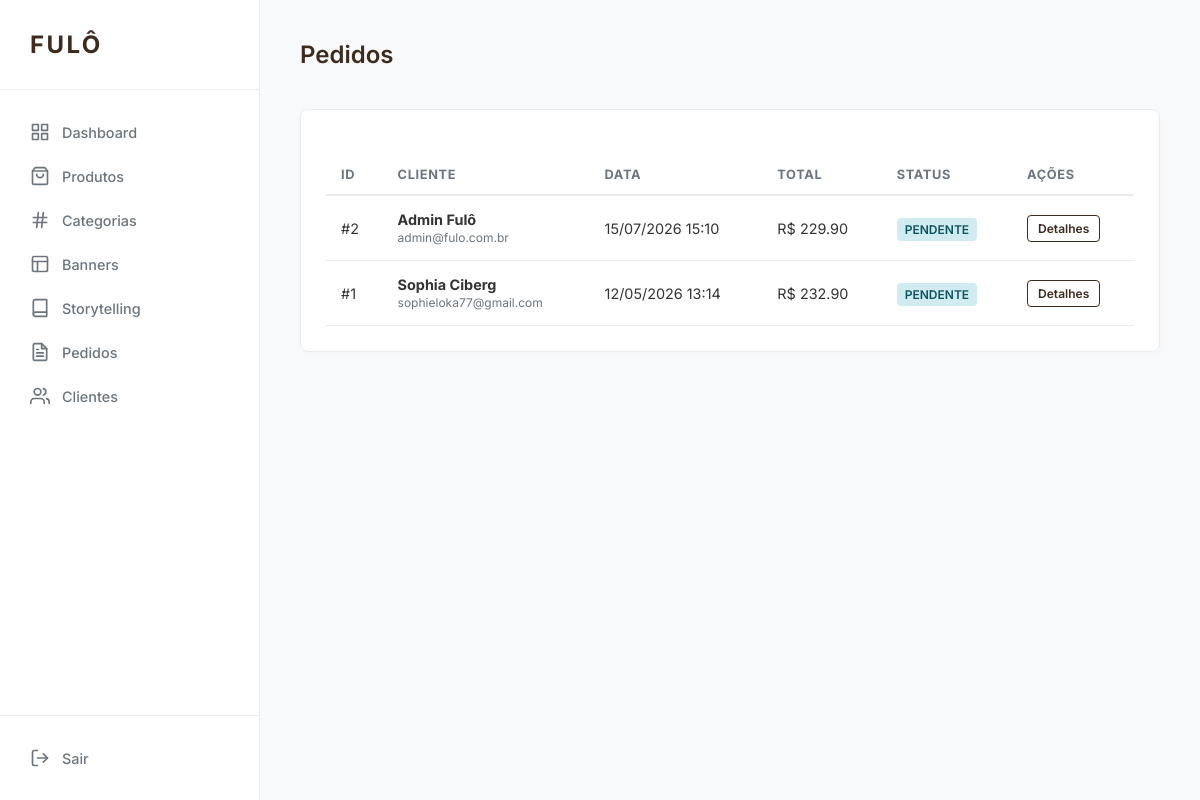
Page /admin/orders (signed in) on the earlier database version.
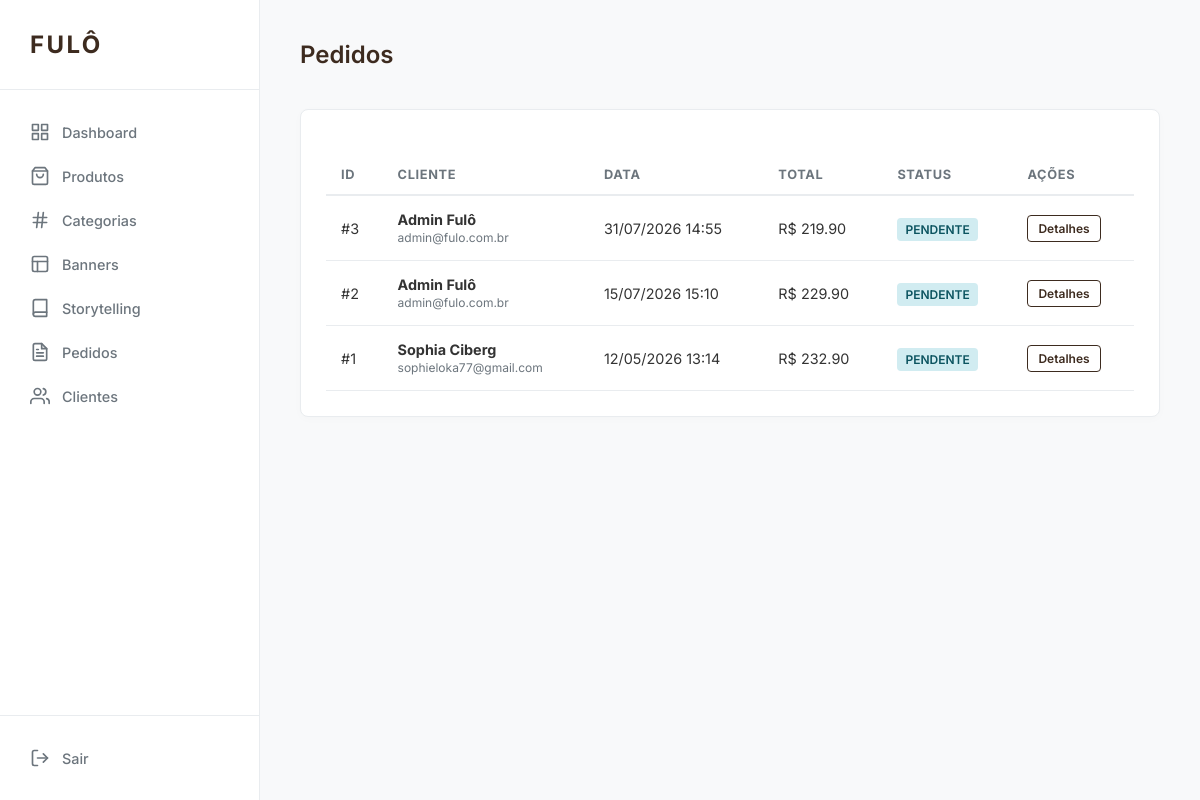
Same page on the later database version.
### app/models/order.py (models this page shows)
class Order(db.Model, TimestampMixin):
    __tablename__ = 'orders'
    id = db.Column(db.Integer, primary_key=True)
    user_id = db.Column(db.Integer, db.ForeignKey('users.id'), nullable=False)
    status = db.Column(db.String(50), nullable=False, default='pending') # pending, paid, shipped, delivered, cancelled
    total_amount = db.Column(db.Numeric(10, 2), nullable=False)
    shipping_cost = db.Column(db.Numeric(10, 2), default=0)
    discount_amount = db.Column(db.Numeric(10, 2), default=0)
    coupon_id = db.Column(db.Integer, db.ForeignKey('coupons.id'))
    shipping_address_id = db.Column(db.Integer, db.ForeignKey('addresses.id'), nullable=False)
    items = db.relationship('OrderItem', backref='order', lazy=True, cascade="all, delete-orphan")
    shipping_address = db.relationship('Address', lazy=True)

### app/models/user.py (models this page shows, shortened)
class User(db.Model, TimestampMixin, UserMixin):
    __tablename__ = 'users'
    id = db.Column(db.Integer, primary_key=True)
    name = db.Column(db.String(100), nullable=False)
    email = db.Column(db.String(120), unique=True, nullable=False)
    password_hash = db.Column(db.String(255), nullable=False)
    phone = db.Column(db.String(20))
    is_admin = db.Column(db.Boolean, default=False)
    reset_token = db.Column(db.String(100), unique=True)
    reset_token_expiration = db.Column(db.DateTime)
    addresses = db.relationship('Address', backref='user', lazy=True, cascade="all, delete-orphan")
    favorites = db.relationship('Favorite', backref='user', lazy=True, cascade="all, delete-orphan")
    orders = db.relationship('Order', backref='user', lazy=True)
    cart = db.relationship('Cart', backref='user', uselist=False, cascade="all, delete-orphan")
    @property
    def password(self):
        return self.password_hash

### app/routes/admin.py (the view)
@admin_bp.route('/orders')
@login_required
@admin_required
def orders():
    all_orders = Order.query.order_by(Order.created_at.desc()).all()
    return render_template('admin/orders/index.html', orders=all_orders)

### app/routes/admin.py (called while the page is built)
def admin_required(f):
    @wraps(f)
    def decorated_function(*args, **kwargs):
        if not current_user.is_authenticated or not current_user.is_admin:
            flash('Acesso restrito a administradores.', 'danger')
            return redirect(url_for('auth.login'))
        return f(*args, **kwargs)
    return decorated_function

### app/services/cart_service.py (called while the page is built, shortened)
    @staticmethod
    def get_cart_data(user=None):
        items_data = []
        total = 0
        if user and user.is_authenticated:
            cart = Cart.query.filter_by(user_id=user.id).first()
            if cart:
                for item in cart.items:
                    product = item.product
                    subtotal = product.price * item.quantity
                    items_data.append({
                        'product_id': product.id,
                        'name': product.name,
                        'price': float(product.price),
                        'quantity': item.quantity,
                        'image_url': product.image_url,
                        'subtotal': float(subtotal)
                    })
                    total += subtotal
        return items_data, float(total)

### templates/admin/orders/index.html (shortened to what this page needs)
{% extends "admin/base_admin.html" %}
{% block content %}
<div class="header-actions">
    <h2>Pedidos</h2>
</div>
<div class="card">
    <table>
        <thead>
            <tr>
                <th>ID</th>
                <th>Cliente</th>
                <th>Data</th>
                <th>Total</th>
                <th>Status</th>
                <th>Ações</th>
            </tr>
        </thead>
        <tbody>
            {% for order in orders %}
            <tr>
                <td>#{{ order.id }}</td>
                <td>
                    <strong>{{ order.user.name }}</strong><br>
                    <small style="color: var(--muted);">{{ order.user.email }}</small>
                </td>
                <td>{{ order.created_at.strftime('%d/%m/%Y %H:%M') }}</td>
                <td>R$ {{ "%.2f"|format(order.total_amount) }}</td>
                <td>
                    {% if order.status == 'paid' %}
                        <span class="badge badge-success">Pago</span>
                    {% elif order.status == 'pending' %}
                        <span class="badge badge-info">Pendente</span>
                    {% elif order.status == 'cancelled' %}
                        <span class="badge badge-danger">Cancelado</span>
                    {% else %}
                        <span class="badge">{{ order.status }}</span>
                    {% endif %}
                </td>
                <td>
                    <a href="{{ url_for('admin.order_detail', id=order.id) }}" class="btn btn-outline" style="padding: 5px 10px; font-size: 0.75rem;">Detalhes</a>
                </td>
            </tr>
            {% else %}
            <tr>
                <td colspan="6" style="text-align: center; color: var(--muted); padding: 40px;">Nenhum pedido encontrado.</td>
            </tr>
            {% endfor %}
        </tbody>
    </table>
</div>
{% endblock %}

### templates/admin/base_admin.html (shortened to what this page needs)
<!DOCTYPE html>
<html lang="pt-BR">
<head>
</head>
<body>
    <aside class="sidebar">
        <div class="sidebar-header">FULÔ</div>
        <nav class="sidebar-nav">
            <a href="{{ url_for('admin.dashboard') }}" class="nav-item">
                <svg viewBox="0 0 24 24" fill="none" stroke="currentColor" stroke-width="2" stroke-linecap="round" stroke-linejoin="round"><rect x="3" y="3" width="7" height="7"></rect><rect x="14" y="3" width="7" height="7"></rect><rect x="14" y="14" width="7" height="7"></rect><rect x="3" y="14" width="7" height="7"></rect></svg>
                <span>Dashboard</span>
            </a>
            <a href="{{ url_for('admin.products') }}" class="nav-item">
                <svg viewBox="0 0 24 24" fill="none" stroke="currentColor" stroke-width="2" stroke-linecap="round" stroke-linejoin="round"><path d="M6 2L3 6v14a2 2 0 0 0 2 2h14a2 2 0 0 0 2-2V6l-3-4Z"></path><line x1="3" y1="6" x2="21" y2="6"></line><path d="M16 10a4 4 0 0 1-8 0"></path></svg>
                <span>Produtos</span>
            </a>
            <a href="{{ url_for('admin.categories') }}" class="nav-item">
                <svg viewBox="0 0 24 24" fill="none" stroke="currentColor" stroke-width="2" stroke-linecap="round" stroke-linejoin="round"><path d="M4 9h16M4 15h16M10 3L8 21M16 3l-2 18"></path></svg>
                <span>Categorias</span>
            </a>
            <a href="{{ url_for('admin.banners') }}" class="nav-item">
                <svg viewBox="0 0 24 24" fill="none" stroke="currentColor" stroke-width="2" stroke-linecap="round" stroke-linejoin="round"><rect x="3" y="3" width="18" height="18" rx="2" ry="2"></rect><line x1="3" y1="9" x2="21" y2="9"></line><line x1="9" y1="21" x2="9" y2="9"></line></svg>
                <span>Banners</span>
            </a>
            <a href="{{ url_for('admin.storytelling') }}" class="nav-item">
                <svg viewBox="0 0 24 24" fill="none" stroke="currentColor" stroke-width="2" stroke-linecap="round" stroke-linejoin="round"><path d="M4 19.5A2.5 2.5 0 0 1 6.5 17H20"></path><path d="M6.5 2H20v20H6.5A2.5 2.5 0 0 1 4 19.5v-15A2.5 2.5 0 0 1 6.5 2z"></path></svg>
                <span>Storytelling</span>
            </a>
            <a href="{{ url_for('admin.orders') }}" class="nav-item">
                <span>Pedidos</span>
            </a>
            <a href="{{ url_for('admin.clients') }}" class="nav-item">
                <svg viewBox="0 0 24 24" fill="none" stroke="currentColor" stroke-width="2" stroke-linecap="round" stroke-linejoin="round"><path d="M17 21v-2a4 4 0 0 0-4-4H5a4 4 0 0 0-4 4v2"></path><circle cx="9" cy="7" r="4"></circle><path d="M23 21v-2a4 4 0 0 0-3-3.87"></path><path d="M16 3.13a4 4 0 0 1 0 7.75"></path></svg>
                <span>Clientes</span>
            </a>
        </nav>
        <div style="padding: 20px; border-top: 1px solid var(--border);">
            <a href="{{ url_for('auth.logout') }}" class="nav-item" style="padding-left: 10px;">
                <svg viewBox="0 0 24 24" fill="none" stroke="currentColor" stroke-width="2" stroke-linecap="round" stroke-linejoin="round"><path d="M9 21H5a2 2 0 0 1-2-2V5a2 2 0 0 1 2-2h4"></path><polyline points="16 17 21 12 16 7"></polyline><line x1="21" y1="12" x2="9" y2="12"></line></svg>
                <span>Sair</span>
            </a>
        </div>
    </aside>
    <main class="main-content">
        {% block content %}{% endblock %}
    </main>
</body>
</html>

### templates/admin/base_admin.html (style rules this page uses)
:root { --primary: #3d2b1f; --bg: #f8f9fa; --sidebar: #ffffff; --text: #333333; --muted: #6c757d; --border: #e9ecef; --white: #ffffff; --success: #28a745; --danger: #dc3545; --info: #17a2b8; }
* { margin: 0; padding: 0; box-sizing: border-box; }
body { font-family: 'Inter', sans-serif; background: var(--bg); color: var(--text); display: flex; min-height: 100vh; }
.sidebar { width: 260px; background: var(--sidebar); border-right: 1px solid var(--border); display: flex; flex-direction: column; position: fixed; height: 100vh; }
.sidebar-header { padding: 30px; font-weight: 700; font-size: 1.5rem; letter-spacing: 0.1em; color: var(--primary); border-bottom: 1px solid var(--border); }
.sidebar-nav { padding: 20px 0; flex: 1; }
.nav-item { display: flex; align-items: center; padding: 12px 30px; color: var(--muted); text-decoration: none; font-size: 0.9rem; font-weight: 500; transition: all 0.2s; }
.nav-item svg { width: 20px; height: 20px; margin-right: 12px; }
.main-content { flex: 1; margin-left: 260px; padding: 40px; }
.header-actions { display: flex; justify-content: space-between; align-items: center; margin-bottom: 40px; }
h2 { font-weight: 600; color: var(--primary); }
.card { background: var(--white); border-radius: 8px; padding: 25px; box-shadow: 0 2px 10px rgba(0,0,0,0.02); border: 1px solid var(--border); margin-bottom: 30px; }
table { width: 100%; border-collapse: collapse; margin-top: 20px; }
th { text-align: left; padding: 12px 15px; border-bottom: 2px solid var(--border); color: var(--muted); font-size: 0.8rem; text-transform: uppercase; letter-spacing: 0.05em; }
td { padding: 15px; border-bottom: 1px solid var(--border); font-size: 0.9rem; }
.btn { display: inline-block; padding: 10px 20px; border-radius: 4px; text-decoration: none; font-size: 0.85rem; font-weight: 600; cursor: pointer; border: 1px solid transparent; transition: all 0.2s; }
.btn-outline { border-color: var(--primary); color: var(--primary); }
.badge { padding: 4px 8px; border-radius: 4px; font-size: 0.75rem; font-weight: 600; text-transform: uppercase; }
.badge-info { background: #d1ecf1; color: #0c5460; }

Differences in the rows shown:
added Order: id "3", user.name "Admin Fulô", user.email "admin@fulo.com.br", created_at "31/07/2026 14:55", total_amount "219.90", status "PENDENTE"
